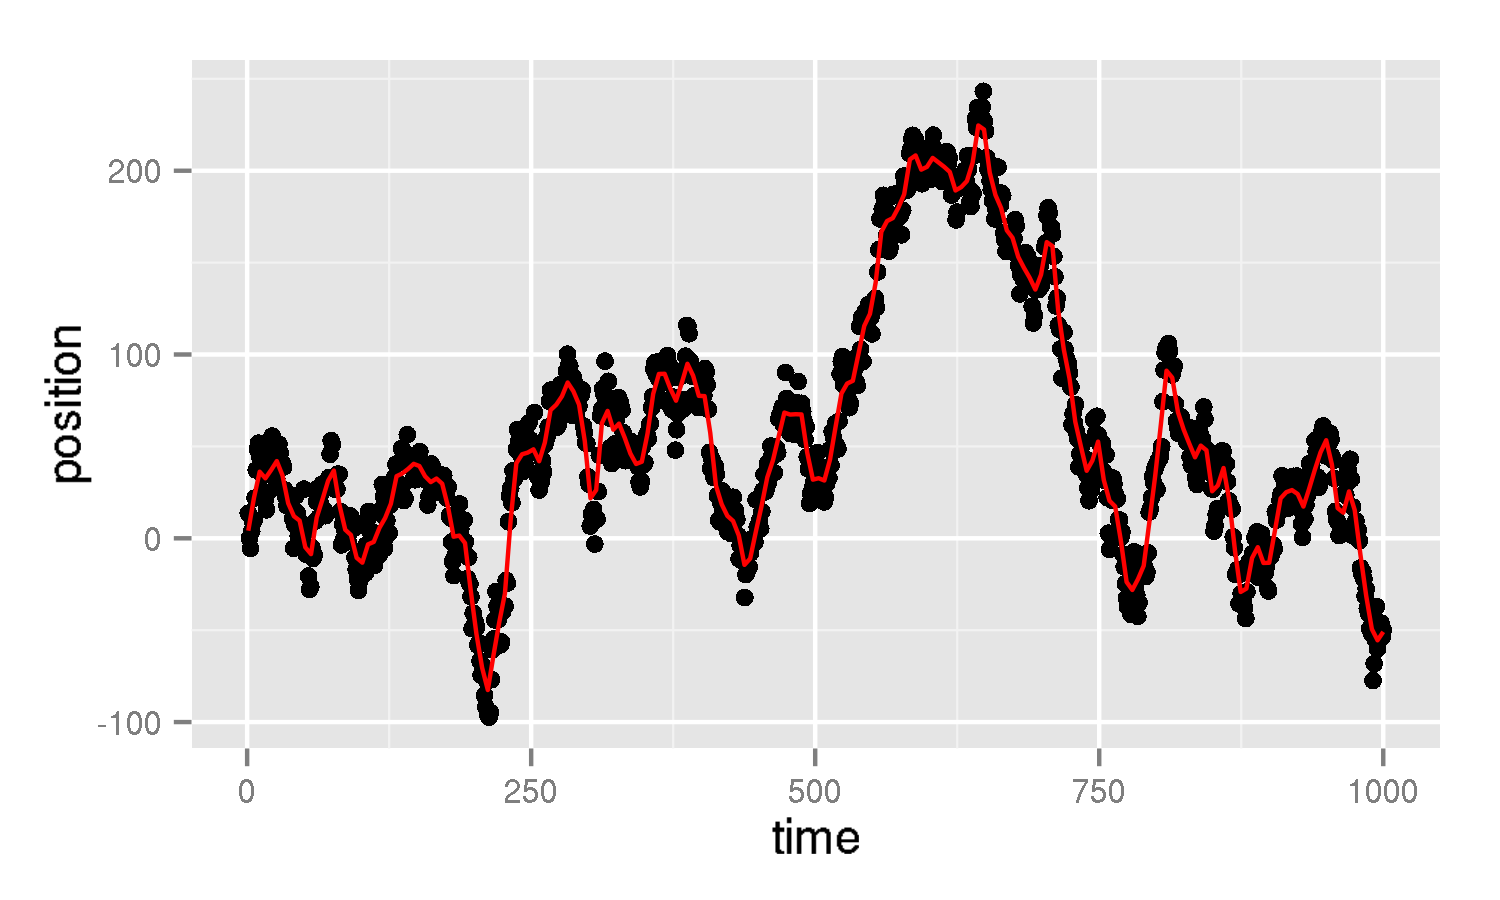

Write the R code that produced this figure.
#!/usr/bin/R -f
# 
# 
# Simple example for rollply.r: make the average of a random walk
# 
# 

# Generate data
dat <- data.frame(time=seq.int(1000),
                  position=cumsum(rnorm(1000,0,10)))

rollav <- rollply(dat, ~ time, wdw.size=10, 
                  summarise, position=mean(position))

ggplot(NULL,aes(time,position)) + 
  geom_point(data=dat) +
  geom_line(color='red', data=rollav)

ggsave('./examples/random_walk.png', width=5, height=3)


# Rollav with groups

# Generate three 2D random walks
dat <- ddply(data.frame(person=c('françois','nicolas','jacques')), ~ person, 
             summarise, 
              time=seq.int(1000),
              x=cumsum(rnorm(1000,0,1)),
              y=cumsum(rnorm(1000,0,1)))

# Smoothed trajectory over ten time-steps
rollav <- rollply(dat, ~ time | person, wdw.size=10, mesh.res=1000,
                  summarise, x=mean(x), y=mean(y))

ggplot(dat,aes(x,y,color=person)) + 
  geom_point(alpha=.5, shape='+') + 
  geom_path(data=rollav) 

ggsave('./examples/random_walk_groups.png', width=6, height=5)


# Where did people spend their time ?
fixed_mesh <- build_mesh(dat[ ,c('x','y')], 5000) # we fix the mesh across groups
rollav <- rollply(dat, ~ x + y | person, wdw.size=10, mesh=fixed_mesh,
                  summarise, time.spent=length(time))

ggplot(subset(rollav, time.spent>0)) + 
  geom_point(aes(x,y, color=person, size=time.spent)) + 
  facet_grid(~person)

ggsave('./examples/random_walk_time_spent.png', width=10, height=4)
